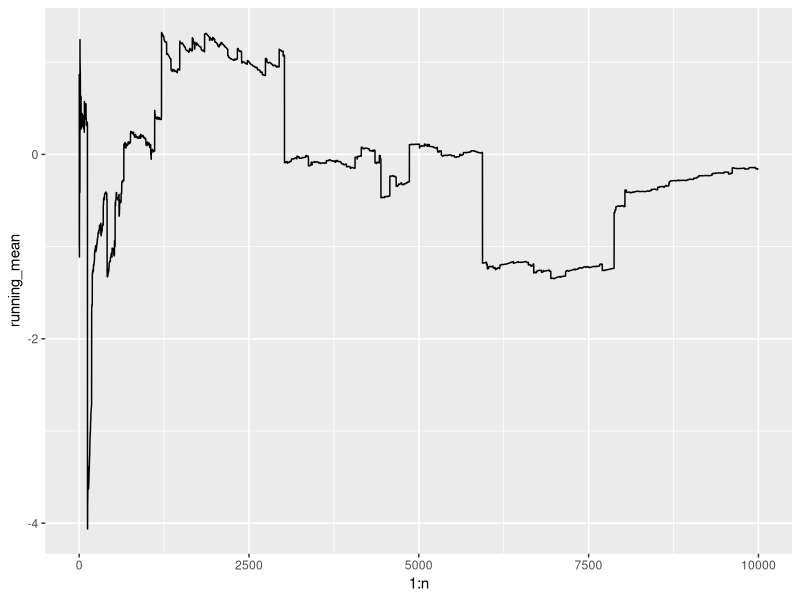

Here is the R script that generated this plot:
## ---- chunk 1
#| include: false

knitr::opts_chunk$set(echo = TRUE,
                  message = FALSE,
                  warning = FALSE)
## ---- chunk 2
library(tidyverse)
library(patchwork)
## ---- chunk 3
lambda <- .5
n <- 20
n_sims <- 10000
lambda_hat <- numeric(n_sims)

for(i in 1:n_sims){
  sample <- rexp(n, rate = lambda)
  lambda_hat[i] <- n/sum(sample)
}

var(lambda_hat)
lambda^2/n
## ---- chunk 4
# your code here
## ---- chunk 5
n <- 10000
running_mean <- numeric(n)
sample <- rcauchy(n)

for(i in 1:n){
  running_mean[i] <- mean(sample[1:i])
}

ggplot() + 
  geom_line(aes(x = 1:n, y = running_mean)) 
## ---- chunk 6
# your code here
## ---- chunk 7
n <- 20
n_sims <- 1000
sample_mean_norm <- numeric(n)
sample_mean_cauchy <- numeric(n)

for(i in 1:n_sims){
  samp1 <- rnorm(n)
  samp2 <- rcauchy(n)
  sample_mean_norm[i] = mean(samp1)
  sample_mean_cauchy[i] = mean(samp2)
}

var(sample_mean_norm)
var(sample_mean_cauchy)
